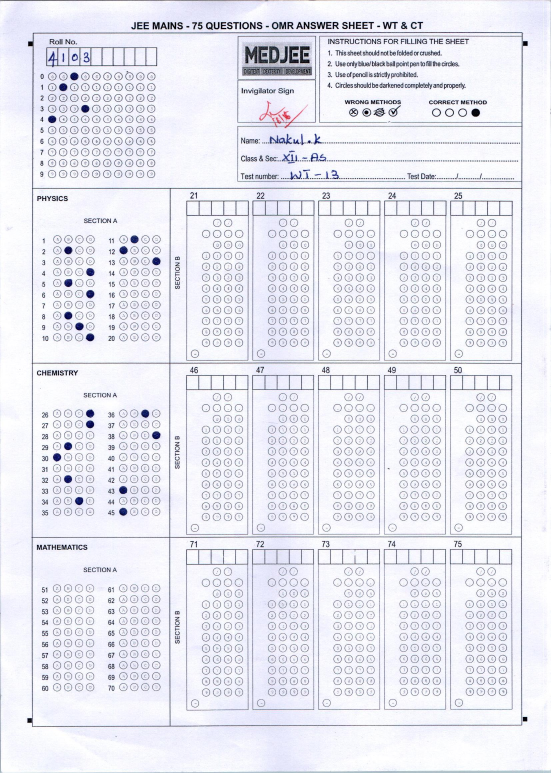
#> input picture tests/input/1.jpg, 1652 x 2319 px (shown at 1/3 size)
$ python -i step_1_preprocess.py   (imports and definitions only)
#> lines starting #> are read from the running program, lines starting #| are printed output that depends on the picture; after the words box and inside, x2 and y2 are one past the last pixel; in counts of white or black regions, pixels touching at a corner belong together
"""
Step 1: Preprocessing
Complete image preprocessing including margin crop, grayscale, blur, and threshold.
"""

import cv2
import numpy as np
import config


# =============================================================================
# MAIN PREPROCESSING FUNCTION
# =============================================================================

def preprocess_image(image):
    """
    Complete preprocessing pipeline: margin crop → grayscale → blur → threshold.

    Args:
        image (numpy.ndarray): Input BGR image

    Returns:
        tuple: (visualization_image, binary_image, crop_info)
    """
    original_image = image.copy()

    # Step 1: Apply margin crop
    cropped_image, crop_info = apply_margin_crop(image, config.MARGIN_CROP_RATIO)

    # Step 2: Convert to grayscale
    gray_image = convert_to_grayscale(cropped_image)

    # Step 3: Apply blur
    blurred_image = apply_gaussian_blur(gray_image)

    # Step 4: Apply threshold
    binary_image = apply_threshold(blurred_image)

    # Create visualization
    visualization = create_preprocessing_visualization(
        original_image, cropped_image, gray_image, blurred_image, binary_image
    )

    # Print summary
    _print_preprocessing_summary(original_image, cropped_image, crop_info)

    return visualization, binary_image, crop_info


# =============================================================================
# CORE PROCESSING FUNCTIONS
# =============================================================================

def apply_margin_crop(image, margin_ratio):
    """
    Remove margins from all sides to eliminate scan artifacts.

    Args:
        image (numpy.ndarray): Input image
        margin_ratio (float): Ratio to crop from each side (e.g., 0.02 = 2%)

    Returns:
        tuple: (cropped_image, crop_info)
    """
    if margin_ratio <= 0 or margin_ratio >= 0.5:
        return image, _create_no_crop_info(image, margin_ratio)

    height, width = image.shape[:2]

    # Calculate margins
    margin_y = max(1, min(int(height * margin_ratio), height // 4))
    margin_x = max(1, min(int(width * margin_ratio), width // 4))

    # Apply crop
    cropped = image[margin_y:height-margin_y, margin_x:width-margin_x]

    # Create crop info
    crop_info = {
        'applied': True,
        'margin_ratio': margin_ratio,
        'original_size': image.shape,
        'cropped_size': cropped.shape,
        'margins': (margin_x, margin_y, margin_x, margin_y),
        'pixels_removed': {
            'left': margin_x,
            'top': margin_y,
            'right': margin_x,
            'bottom': margin_y,
            'total': 2 * margin_x * height + 2 * margin_y * (width - 2 * margin_x)
        }
    }

    return cropped, crop_info


def convert_to_grayscale(image):
    """
    Convert image to grayscale.

    Args:
        image (numpy.ndarray): Input image

    Returns:
        numpy.ndarray: Grayscale image
    """
    if len(image.shape) == 3:
        return cv2.cvtColor(image, cv2.COLOR_BGR2GRAY)
    return image.copy()


def apply_gaussian_blur(image):
    """
    Apply Gaussian blur to reduce noise.

    Args:
        image (numpy.ndarray): Input grayscale image

    Returns:
        numpy.ndarray: Blurred image
    """
    return cv2.GaussianBlur(image, config.GAUSSIAN_BLUR_KERNEL, 0)


def apply_threshold(image):
    """
    Apply inverted binary threshold (black markers become white).

    Args:
        image (numpy.ndarray): Input grayscale image

    Returns:
        numpy.ndarray: Binary thresholded image
    """
    _, thresh = cv2.threshold(image, config.THRESHOLD_VALUE, 255, cv2.THRESH_BINARY_INV)
    return thresh


# =============================================================================
# VISUALIZATION FUNCTIONS
# =============================================================================

def create_preprocessing_visualization(original, cropped, gray, blurred, binary):
    """
    Create 5-step visualization: Original → Cropped → Grayscale → Blurred → Thresholded.

    Args:
        original (numpy.ndarray): Original color image
        cropped (numpy.ndarray): Margin-cropped image
        gray (numpy.ndarray): Grayscale image
        blurred (numpy.ndarray): Blurred image
        binary (numpy.ndarray): Binary thresholded image

    Returns:
        numpy.ndarray: Combined visualization
    """
    vis_height = config.VISUALIZATION_HEIGHT

    # Resize all images to same height
    images = [
        _resize_to_height(original, vis_height),
        _resize_to_height(cropped, vis_height),
        _resize_to_height(_to_bgr(gray), vis_height),
        _resize_to_height(_to_bgr(blurred), vis_height),
        _resize_to_height(_to_bgr(binary), vis_height)
    ]

    # Combine horizontally
    combined = np.hstack(images)

    # Add labels
    return _add_visualization_labels(combined,
        ["ORIGINAL", "CROPPED", "GRAYSCALE", "BLURRED", "THRESHOLDED"])


# =============================================================================
# UTILITY FUNCTIONS
# =============================================================================

def _create_no_crop_info(image, margin_ratio):
    """Create crop info when no cropping is applied."""
    return {
        'applied': False,
        'margin_ratio': margin_ratio,
        'original_size': image.shape,
        'margins': (0, 0, 0, 0)
    }


def _print_preprocessing_summary(original, cropped, crop_info):
    """Print preprocessing summary."""
    print(f"   ✓ Applied permanent margin crop: {original.shape} -> {cropped.shape}")
    if crop_info['applied']:
        print(f"   ✓ Removed {crop_info['pixels_removed']['total']} pixels from margins")
    print(f"   ✓ Converted to grayscale: {cropped.shape[:2]}")
    print(f"   ✓ Applied Gaussian blur with kernel: {config.GAUSSIAN_BLUR_KERNEL}")
    print(f"   ✓ Applied inverted threshold at value: {config.THRESHOLD_VALUE}")


def _resize_to_height(image, target_height):
    """Resize image to specific height maintaining aspect ratio."""
    h, w = image.shape[:2]
    aspect_ratio = w / h
    target_width = int(target_height * aspect_ratio)
    return cv2.resize(image, (target_width, target_height))


def _to_bgr(image):
    """Convert grayscale image to BGR for visualization."""
    if len(image.shape) == 2:
        return cv2.cvtColor(image, cv2.COLOR_GRAY2BGR)
    return image


def _add_visualization_labels(combined_image, labels):
    """Add text labels to combined visualization."""
    label_height = 30
    total_height = combined_image.shape[0] + label_height
    total_width = combined_image.shape[1]

    # Create labeled image
    labeled = np.zeros((total_height, total_width, 3), dtype=np.uint8)
    labeled[label_height:, :] = combined_image

    # Add labels
    font = cv2.FONT_HERSHEY_SIMPLEX
    img_width = total_width // len(labels)

    for i, label in enumerate(labels):
        x_pos = i * img_width + img_width // 2 - len(label) * 4
        cv2.putText(labeled, label, (x_pos, 20), font, 0.6, (255, 255, 255), 2)

    return labeled

>>> import cv2
>>> picture = cv2.imread('../tests/input/1.jpg')
#> picture is the input picture: shape (2319, 1652, 3); mean B, G, R 240.6, 232.5, 231.9
>>> result = preprocess_image(picture)
#> in apply_margin_crop, `cropped = image[margin_y:height-margin_y, margin_x:width-margin_x]`:
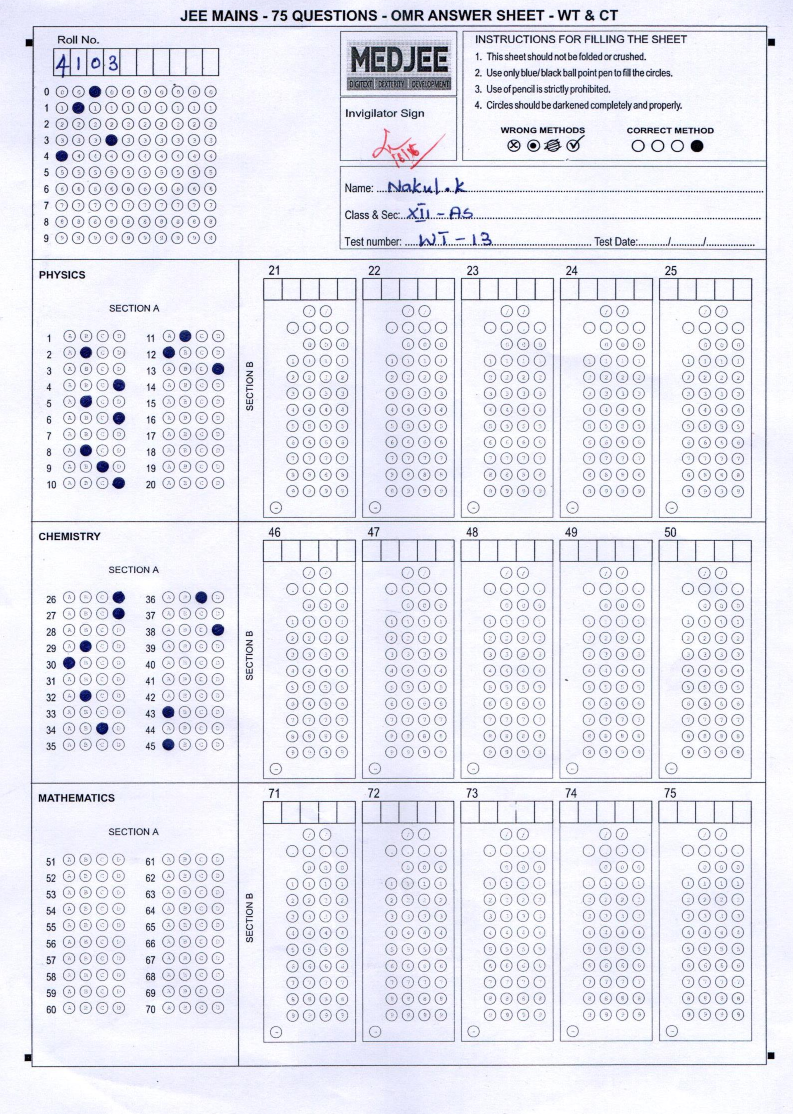
#> cropped: shape (2227, 1586, 3) (shown at 1/2 size); mean B, G, R 239.8, 231.5, 230.9
#> in preprocess_image, `cropped_image, crop_info = apply_margin_crop(image, config.MARGIN_CROP..`: crop_info = 6 items
#> in apply_threshold, `_, thresh = cv2.threshold(image, config.THRESHOLD_VALUE, 255, cv2.THRE..`:
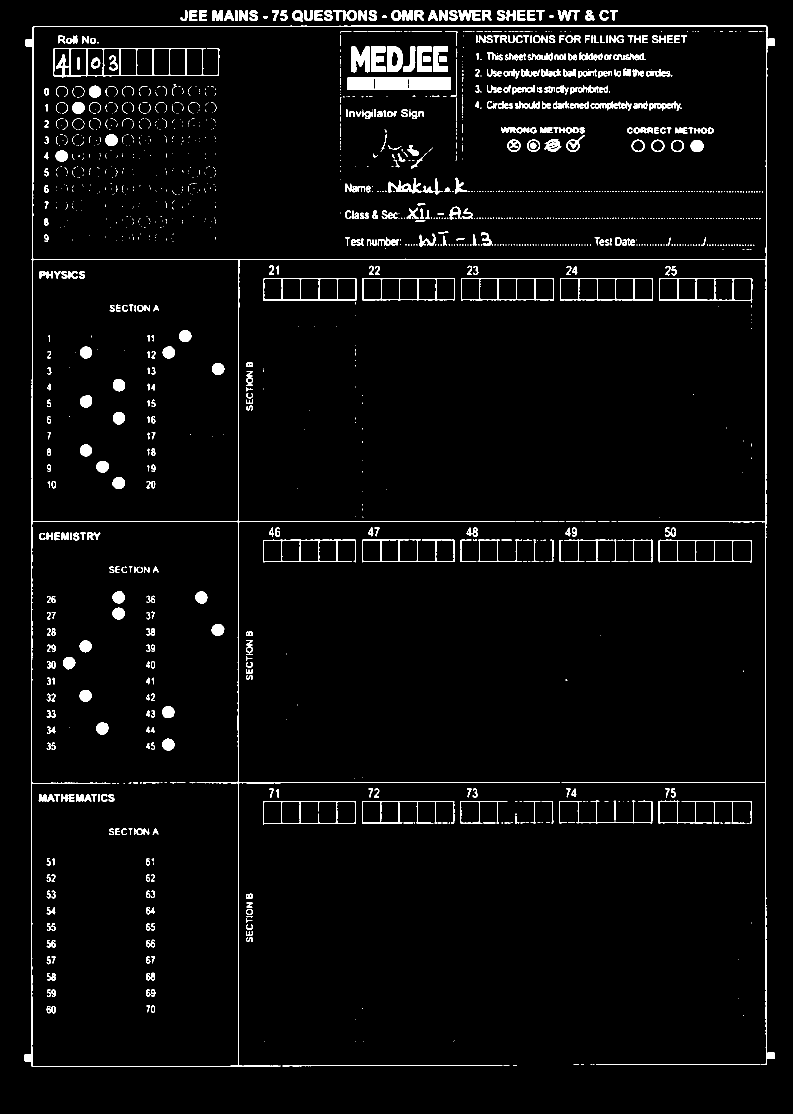
#> thresh: shape (2227, 1586) (shown at 1/2 size); 3.4% white; 1564 white regions (1014 under 20 px), largest, box (x1, y1, x2, y2) and area: (49, 51, 1550, 2134) 20720, (694, 154, 902, 180) 5206, (106, 96, 439, 156) 3129
#> in _resize_to_height, `return cv2.resize(image, (target_width, target_height))`:
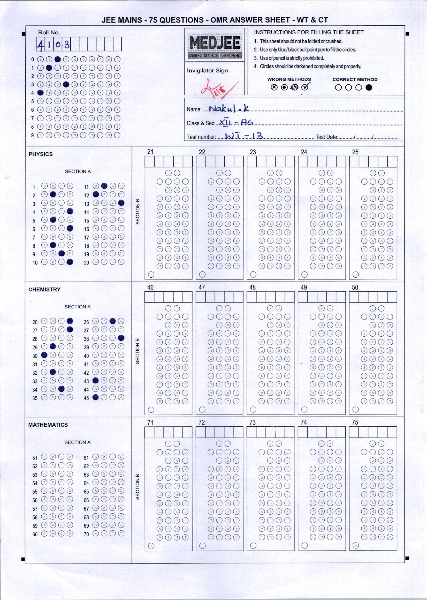
#> returned value: shape (600, 427, 3); mean of channels 0, 1, 2 240.7, 232.6, 232.1; drawn as B, G, R
#> call 4 of _resize_to_height, with target_height = 600
#> in _resize_to_height (call 4), `return cv2.resize(image, (target_width, target_height))`:
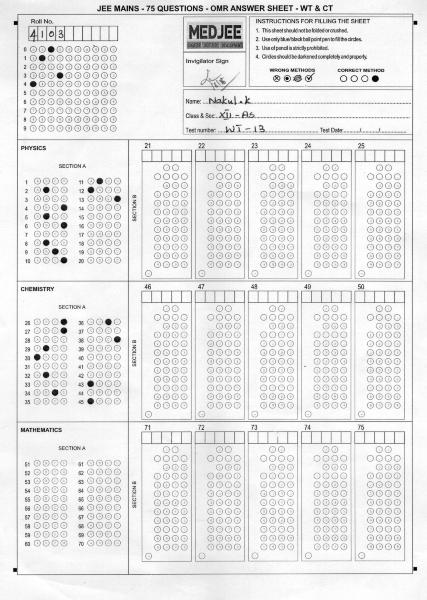
#> returned value: shape (600, 427, 3); min 2, max 255, mean 232.1
#> in _resize_to_height (call 5), `return cv2.resize(image, (target_width, target_height))`:
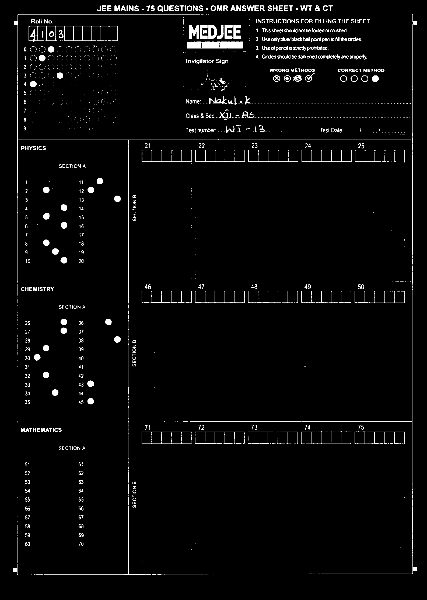
#> returned value: shape (600, 427, 3); min 0, max 255, mean 8.5
#> in create_preprocessing_visualization, `combined = np.hstack(images)`:
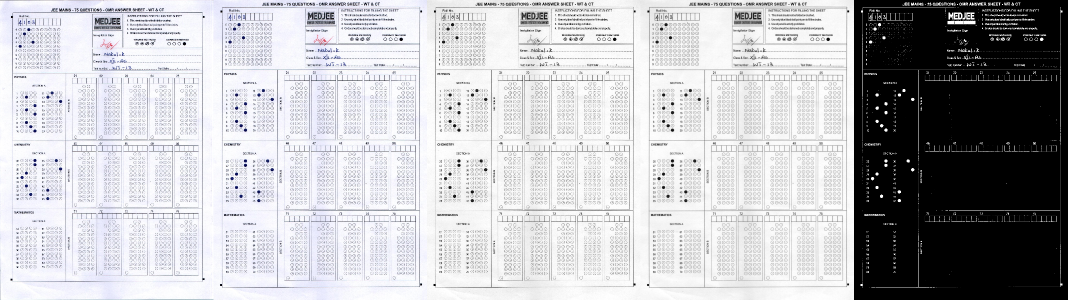
#> combined: shape (600, 2135, 3) (shown at 1/2 size); mean of channels 0, 1, 2 190.6, 187.3, 187.1; drawn as B, G, R
#> after the loop in _add_visualization_labels, `for i, label in enumerate(labels):`:
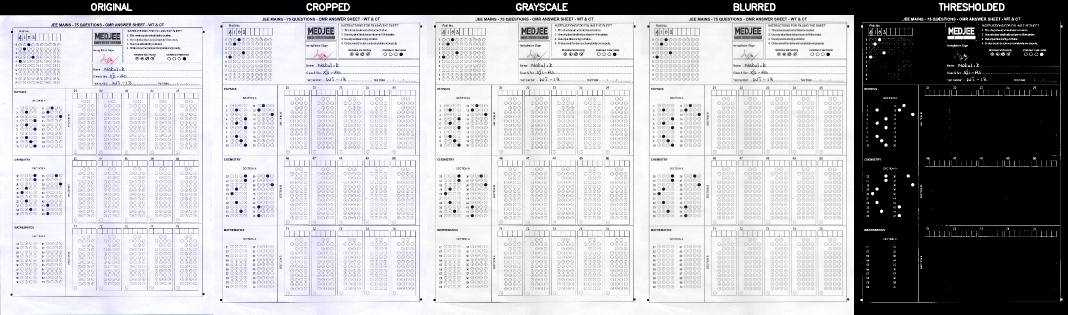
#> labeled: shape (630, 2135, 3) (shown at 1/2 size); mean of channels 0, 1, 2 182.3, 179.2, 178.9; drawn as B, G, R
#|    ✓ Applied permanent margin crop: (2319, 1652, 3) -> (2227, 1586, 3)
#|    ✓ Removed 298966 pixels from margins
#|    ✓ Converted to grayscale: (2227, 1586)

$ run again, on tests/input/3.jpg
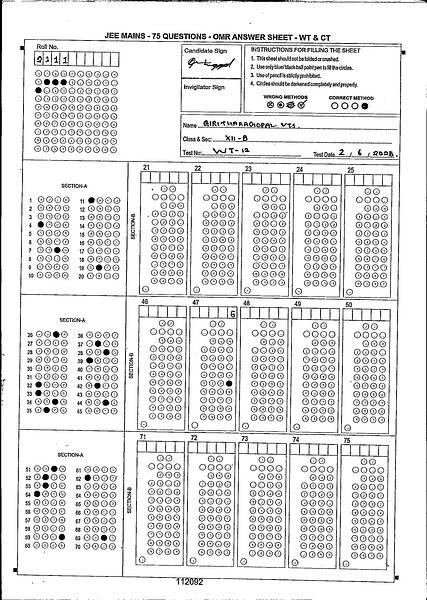
#> input picture tests/input/3.jpg, 427 x 600 px
#> picture is the input picture: shape (600, 427, 3); min 0, max 255, mean 224.7
#> crop_info = 6 items
#> in apply_threshold, `_, thresh = cv2.threshold(image, config.THRESHOLD_VALUE, 255, cv2.THRE..`:
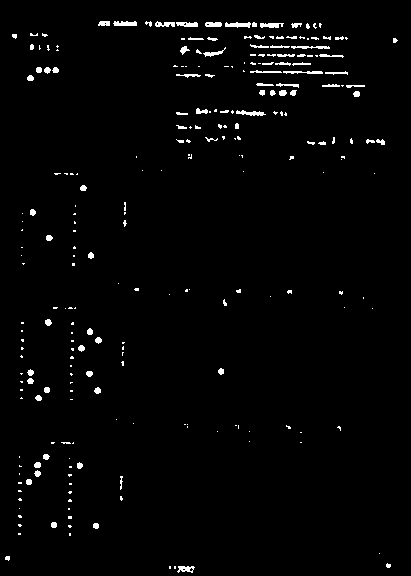
#> thresh: shape (576, 411); 1.9% white; 250 white regions (168 under 20 px), largest, box (x1, y1, x2, y2) and area: (225, 22, 251, 28) 108, (236, 110, 266, 116) 103, (113, 21, 137, 26) 101
#> after the loop in _add_visualization_labels, `for i, label in enumerate(labels):`:
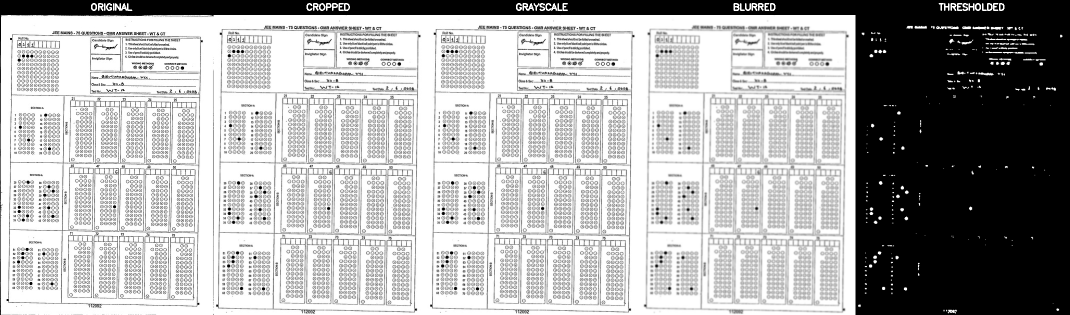
#> labeled: shape (630, 2139, 3) (shown at 1/2 size); min 0, max 255, mean 172.5
#|    ✓ Applied permanent margin crop: (600, 427, 3) -> (576, 411, 3)
#|    ✓ Removed 19464 pixels from margins
#|    ✓ Converted to grayscale: (576, 411)

$ run again, on tests/input/4.jpg
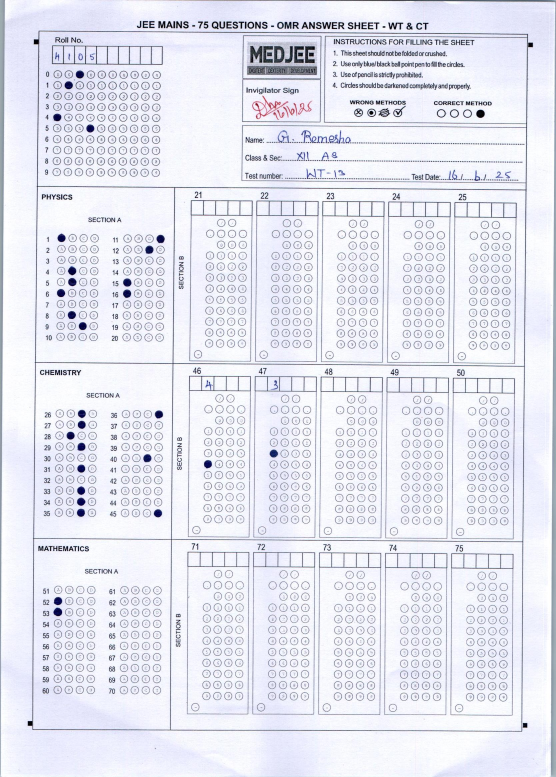
#> input picture tests/input/4.jpg, 1667 x 2331 px (shown at 1/3 size)
#> picture is the input picture: shape (2331, 1667, 3); mean B, G, R 240.2, 230.5, 229.1
#> crop_info = 6 items
#> in apply_threshold, `_, thresh = cv2.threshold(image, config.THRESHOLD_VALUE, 255, cv2.THRE..`:
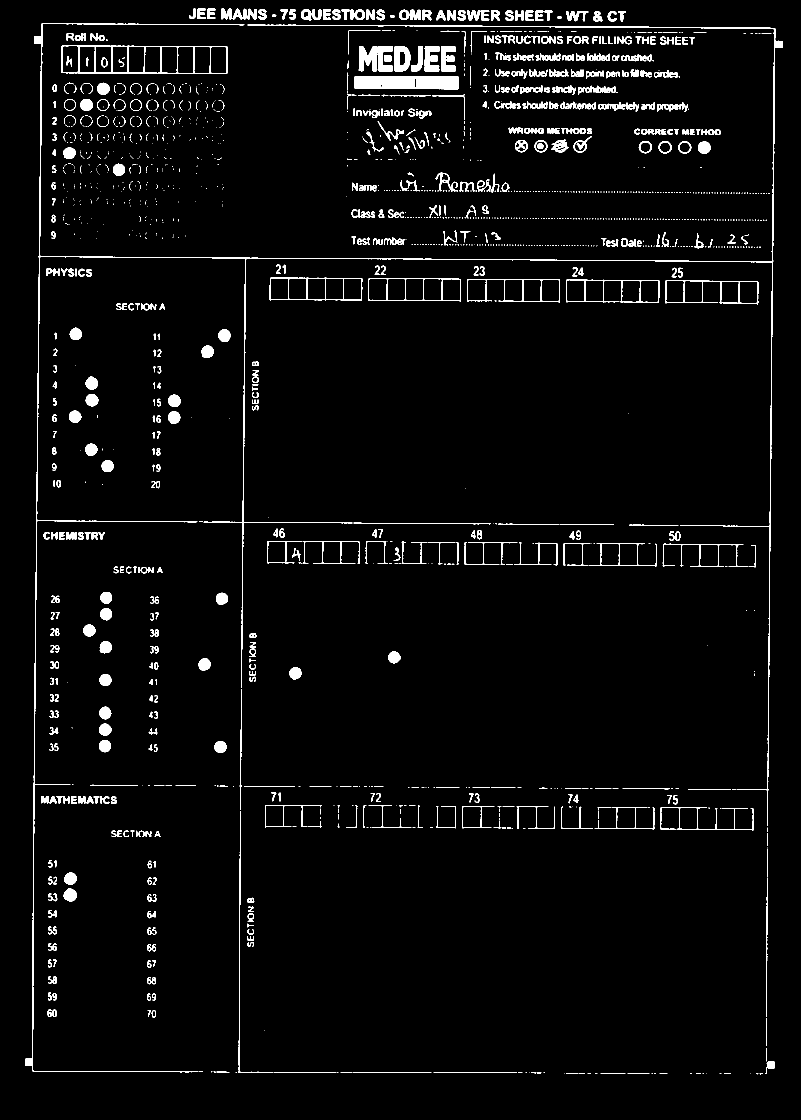
#> thresh: shape (2239, 1601) (shown at 1/2 size); 3.3% white; 1529 white regions (936 under 20 px), largest, box (x1, y1, x2, y2) and area: (50, 46, 1566, 2145) 16362, (709, 152, 918, 179) 5219, (123, 90, 455, 148) 2749
#> after the loop in _add_visualization_labels, `for i, label in enumerate(labels):`:
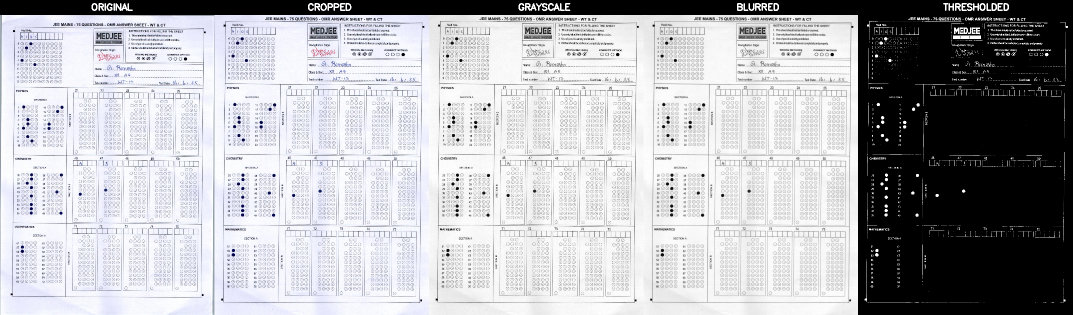
#> labeled: shape (630, 2145, 3) (shown at 1/2 size); mean of channels 0, 1, 2 181.9, 178.2, 177.6; drawn as B, G, R
#|    ✓ Applied permanent margin crop: (2331, 1667, 3) -> (2239, 1601, 3)
#|    ✓ Removed 301138 pixels from margins
#|    ✓ Converted to grayscale: (2239, 1601)
